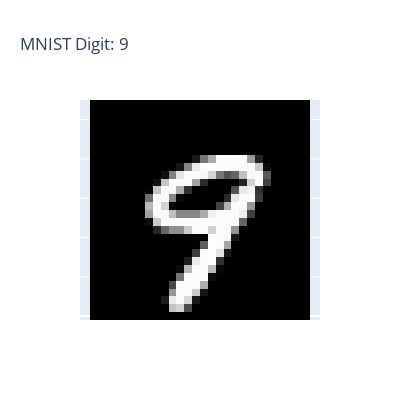

Notebook code cell kept with this figure:
### Code cell
data, labels = next(iter(dataset))
idx = random.randint(0, len(data) - 1)
sample_image = data[idx].reshape(28, 28)  # Reshape from 784 back to 28x28
sample_label = labels[idx].item()

# Create heatmap
fig = go.Figure(data=go.Heatmap(
    z=torch.flip(sample_image, dims=[0]),  # Flip vertically to correct orientation
    colorscale='gray',
    showscale=False
))

fig.update_layout(
    title=f'MNIST Digit: {sample_label}',
    width=400,
    height=400,
    xaxis={'showticklabels': False},
    yaxis={'showticklabels': False, 'scaleanchor': 'x'}
)

fig.show()

### Figure 1 — Plotly figure (JSON) as saved in the notebook; plotly's stock layout.template omitted (floating-point values rounded to 4 significant figures; data arrays with more than 128 entries replaced by an {"elided": "..."} marker saying what was removed)
{"data": [{"colorscale": [[0, "rgb(0, 0, 0)"], [0.09091, "rgb(16, 16, 16)"], [0.1818, "rgb(38, 38, 38)"], [0.2727, "rgb(59, 59, 59)"], [0.3636, "rgb(81, 80, 80)"], [0.4545, "rgb(102, 101, 101)"], [0.5455, "rgb(124, 123, 122)"], [0.6364, "rgb(146, 146, 145)"], [0.7273, "rgb(171, 171, 170)"], [0.8182, "rgb(197, 197, 195)"], [0.9091, "rgb(224, 224, 223)"], [1, "rgb(254, 254, 253)"]], "showscale": false, "type": "heatmap", "z": {"elided": "28x28 float values"}}], "layout": {"height": 400, "title": {"text": "MNIST Digit: 9"}, "width": 400, "xaxis": {"showticklabels": false}, "yaxis": {"scaleanchor": "x", "showticklabels": false}}}
